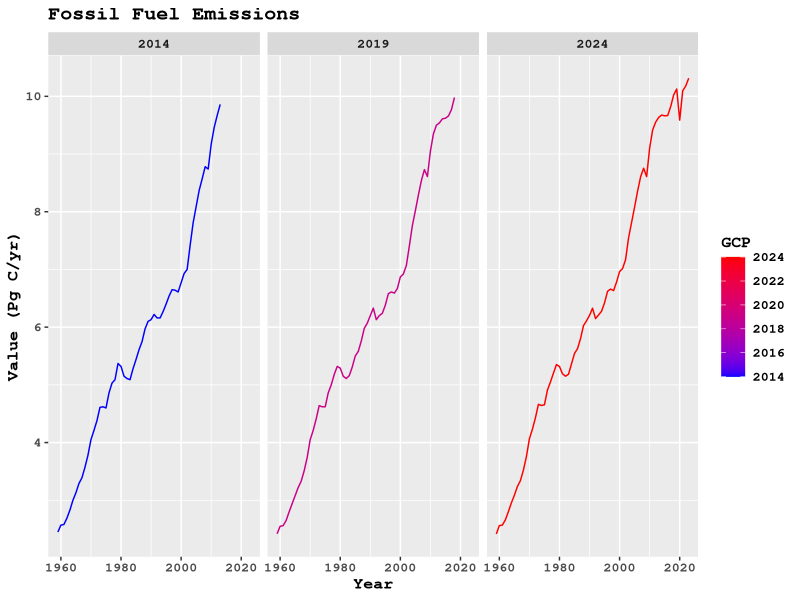
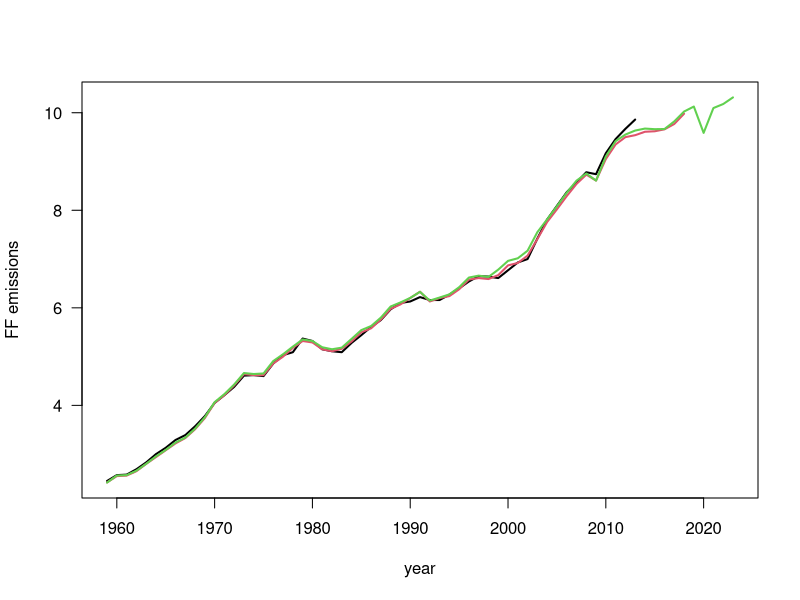

The R script that drew these images, in order: (Note: this script raises an error after producing the figures.)
#Fossil Fuel Visualization
data <- read.csv("Fossil_Fuels.csv")
head(data)
library(tidyverse)

#It is already in a data frame so I thought I could just plot it 
ggplot() +
  geom_line(data = data,
            aes(year, value, color = GCP)) +
  facet_wrap("GCP", scales = "fixed") +
  scale_color_gradient(low = "blue", high = "red") +
  ggtitle("Fossil Fuel Emissions") +
  xlab("Year") +
  ylab("Value (Pg C/yr)") +
  theme(text = element_text(size = 12, family = "mono", face = "bold"))
  

#Claudia suggested making it a matrix then data frame but I don't think it plots in ggplot
GCP <- unique(data$GCP)
(nc <- length(unique(data$GCP)))
(all_years <- sort(unique(data$year)))
results_df <- matrix(NA, length(all_years), nc + 1)
results_df[, 1] <- all_years
for(i in 1:nc){
matching_years<-data$year[data$GCP == GCP[i]]
results_df[match(matching_years,results_df[,1]), 1+i] <- data$value[data$GCP == GCP[i]]
}
dimnames(results_df) <- list(NULL, c("Year", GCP))
results_df <- as.data.frame(results_df)
results_df

matplot(results_df$Year, as.matrix(results_df[, -1]),xlab="year", ylab="FF emissions",type="l",lwd=2,las=1,lty=1,col=c(1:3))

graphics.off()


#I tried a for loop
all_gcp_years <- unique(data$GCP)
results <- list()
for(gcp_year in all_gcp_years){
  isolated_data <- data %>% filter(GCP == gcp_year)
  message("running ", gcp_year)
  message("I see ", nrow(isolated_data), " rows of data")
  results[[as.character(gcp_year)]] <- cbind(isolated_data$yearisolated_data$value)
  message(head(results[[as.character(gcp_year)]]))
}

results_df <- results[[2]]
head(results_df)

#maybe fill with NA?
results_df <- as.data.frame(do.call(bind_rows(results, .id = "GCP"), results))
head(results_df)

ggplot() +
  geom_line(data = results_df,
            aes(year, value, color = GCP))


#make results a list of data frames
results
results_df <- data.frame(results)
results_df <- bind_rows(results, .id = "GCP")
head(results_df)

#results_df <- bind_rows(results, .id = "GCP")
gcp_years <- c("2014", "2019", "2024")
results_df <- lapply(names(results), function(gcp_data){
  gcp_values <- results[[gcp_data]]
  df_build <- as.data.frame(value = gcp_values)
  df_build$gcp <- gcp_data
  return(df_build)
  
}
)
  
head(results_df)

ggplot() +
  geom_line(data = results_df,
            aes(year, value, color = GCP)) +
  facet_wrap("variable", scales = "free") +
  ggtitle("Fossil Fuel Emissions") +
  xlab("Year") +
  ylab("Value (Pg C/yr)") +
  theme(text = element_text(size = 12, family = "mono", face = "bold"))
